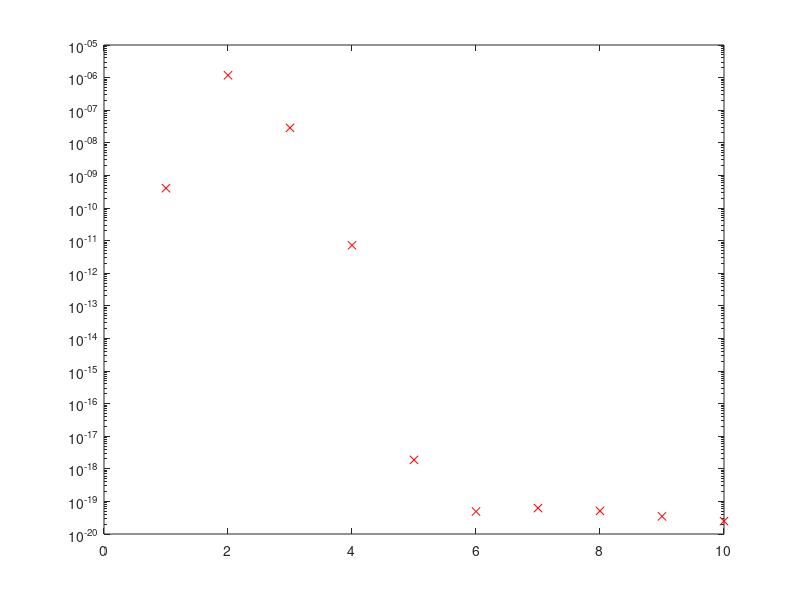

Write MATLAB code to recreate this figure.
%homework 7 problem 2 Rayleigh iteration 


load west0479 %from matlab collection of test matrices

A = west0479; %A is sparse (most entries are zero)

A(449,450)
n = size(A,1);

x = randn(n,1);

shift = 15 + sqrt(-1)*35;
it = 10;

[L,U,p] = lu(A - shift*eye(n),'vector');

residual = zeros(it,1);
for i = 1:it
    x = U\(L\x(p));
    x = x/norm(x);
    shift = x'*A*x;
    
    [L,U,p] = lu(A - shift*eye(n),'vector');
    residual(i) = norm(A*x - shift*x)/norm(A,1);
end

semilogy(residual,'rx')
shift

%eigenvalue: 17.5485 +34.2378i